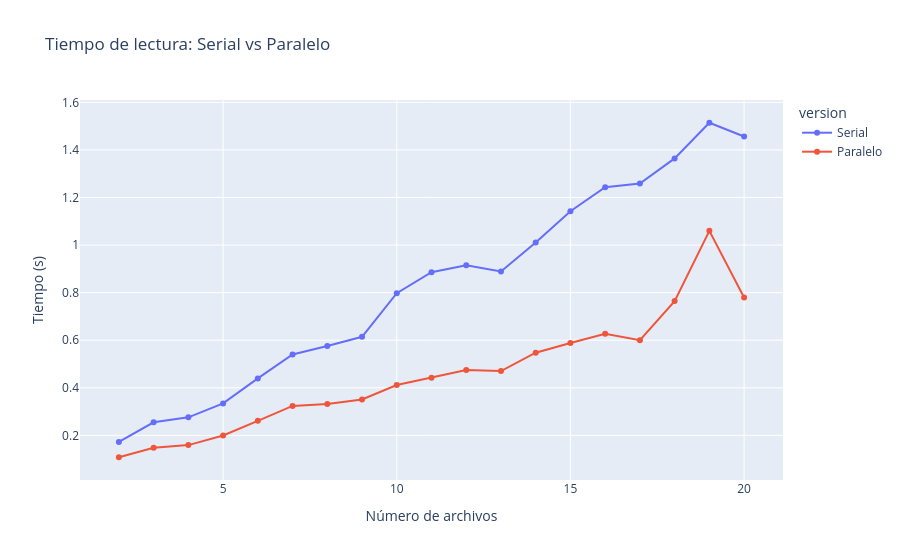

The notebook cell this image was saved under:
### Markdown cell above
**Benchmark:** mide tiempos para 2, 4, 6, ..., 20 archivos y grafica

### Code cell
@dataclass
class ReadMeasurement:
    n_files: int
    time_sec: float
    version: str


measurements: list[ReadMeasurement] = []

for n in range(2, 21):
    t0 = time.perf_counter()
    load_all_serial(DATA_DIR, n_batches=n)
    measurements.append(ReadMeasurement(n, time.perf_counter() - t0, "Serial"))

    t0 = time.perf_counter()
    load_all_parallel(DATA_DIR, n_batches=n)
    measurements.append(ReadMeasurement(n, time.perf_counter() - t0, "Paralelo"))

df_times = pd.DataFrame(measurements)
px.line(
    df_times,
    x="n_files",
    y="time_sec",
    color="version",
    markers=True,
    title="Tiempo de lectura: Serial vs Paralelo",
    labels={"n_files": "Número de archivos", "time_sec": "Tiempo (s)"},
).show()

### Figure 1 — Plotly figure (JSON) as saved in the notebook; plotly's stock layout.template omitted (floating-point values rounded to 4 significant figures)
{"data": [{"hovertemplate": "version=Serial<br>Número de archivos=%{x}<br>Tiempo (s)=%{y}<extra></extra>", "legendgroup": "Serial", "line": {"color": "#636efa", "dash": "solid"}, "marker": {"symbol": "circle"}, "mode": "lines+markers", "name": "Serial", "orientation": "v", "showlegend": true, "type": "scatter", "x": [2, 3, 4, 5, 6, 7, 8, 9, 10, 11, 12, 13, 14, 15, 16, 17, 18, 19, 20], "xaxis": "x", "y": [0.1727, 0.255, 0.2759, 0.3345, 0.4397, 0.5402, 0.576, 0.6146, 0.7976, 0.886, 0.9153, 0.8889, 1.011, 1.142, 1.243, 1.258, 1.364, 1.514, 1.456], "yaxis": "y"}, {"hovertemplate": "version=Paralelo<br>Número de archivos=%{x}<br>Tiempo (s)=%{y}<extra></extra>", "legendgroup": "Paralelo", "line": {"color": "#EF553B", "dash": "solid"}, "marker": {"symbol": "circle"}, "mode": "lines+markers", "name": "Paralelo", "orientation": "v", "showlegend": true, "type": "scatter", "x": [2, 3, 4, 5, 6, 7, 8, 9, 10, 11, 12, 13, 14, 15, 16, 17, 18, 19, 20], "xaxis": "x", "y": [0.1082, 0.148, 0.1592, 0.1997, 0.2611, 0.3241, 0.3315, 0.3511, 0.4116, 0.4424, 0.4745, 0.4703, 0.5475, 0.5883, 0.6276, 0.5999, 0.7644, 1.06, 0.7797], "yaxis": "y"}], "layout": {"legend": {"title": {"text": "version"}, "tracegroupgap": 0}, "title": {"text": "Tiempo de lectura: Serial vs Paralelo"}, "xaxis": {"anchor": "y", "domain": [0, 1], "title": {"text": "Número de archivos"}}, "yaxis": {"anchor": "x", "domain": [0, 1], "title": {"text": "Tiempo (s)"}}}}
